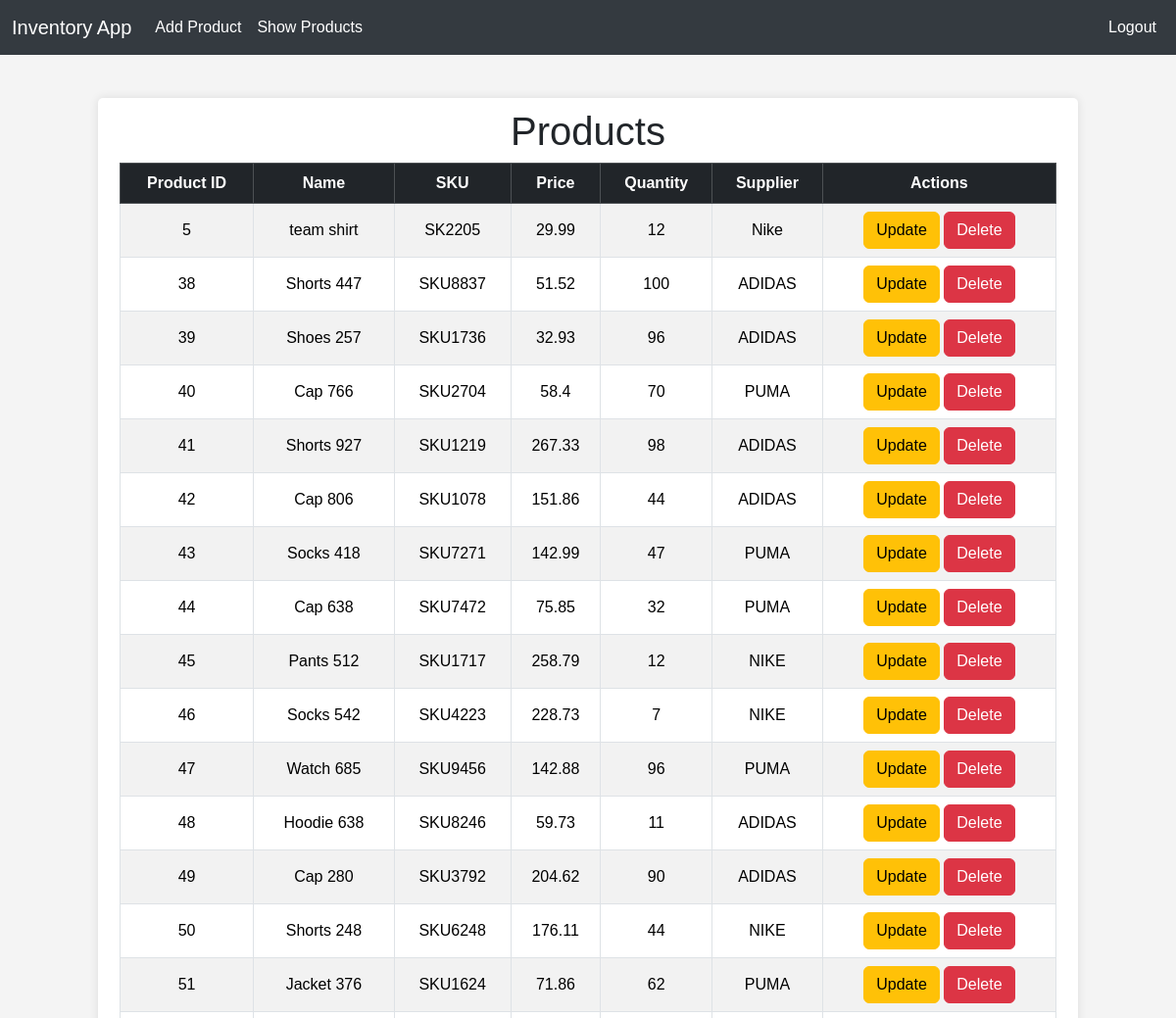
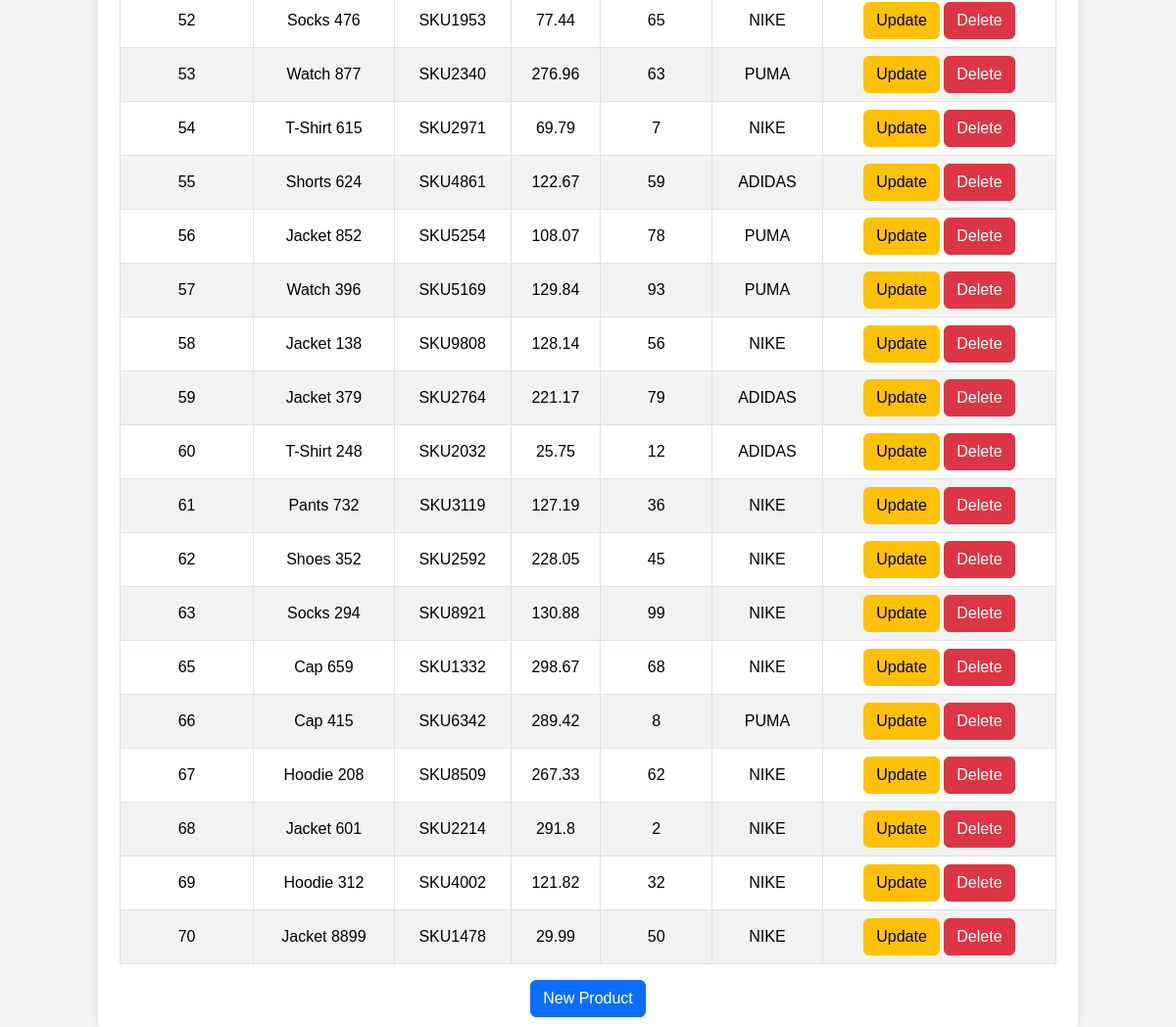
The app's page /list/ (signed in) with its own data (2 pictures, top to bottom).
### invApp/models.py (models this page shows, shortened)
class Product(models.Model):
    product_id = models.AutoField(primary_key=True)
    name = models.CharField(max_length=100)
    sku = models.CharField(max_length=50, unique=True)
    price = models.FloatField()
    quantity = models.IntegerField()
    supplier = models.CharField(max_length=100)
    owner = models.ForeignKey(User, on_delete=models.CASCADE)

### invApp/views.py (the view)
# urls.py: path('list/', views.product_list_view, name='product_list'),
@login_required
def product_list_view(request):
    products = Product.objects.filter(owner=request.user)
    return render(request, 'invApp/product_list.html', {'products': products})

### invApp/templates/invApp/product_list.html (shortened to what this page needs)
{% extends "shared/layout.html" %}
{% block content %}
    <h1 class="text-center">Products</h1>
    <div class="container-fluid table-responsive">
        <table class="table table-bordered table-striped text-center">
            <thead class="table-dark">
                <tr>
                    <th>Product ID</th>
                    <th>Name</th>
                    <th>SKU</th>
                    <th>Price</th>
                    <th>Quantity</th>
                    <th>Supplier</th>
                    <th>Actions</th>
                </tr>
            </thead>
            <tbody>
                {% for product in products %}
                    <tr>
                        <td>{{ product.product_id }}</td>
                        <td>{{ product.name }}</td>
                        <td>{{ product.sku }}</td>
                        <td>{{ product.price }}</td>
                        <td>{{ product.quantity }}</td>
                        <td>{{ product.supplier }}</td>
                        <td>
                            <a href="{% url 'product_update' product.product_id %}" class="btn btn-warning">Update</a>
                            <a href="{% url 'product_delete' product.product_id %}" class="btn btn-danger">Delete</a>
                        </td>
                    </tr>
                {% endfor %}
            </tbody>
        </table>
        <div class="text-center">
            <a href="{% url 'product_create' %}" class="btn btn-primary">New Product</a>
        </div>
    </div>
{% endblock %}

### authApp/static/styles/styles.css (style rules this page uses)
body { font-family: Arial, sans-serif; background-color: #f4f4f4; padding-top: 56px; margin: 50px; padding: 50px; display: flex; justify-content: center; align-items: center; height: 75vh; min-width: 420px; overflow-x: auto; }
.table th, .table td { vertical-align: middle; }

### records on screen
Product: product_id "5", name "team shirt", sku "SK2205", price "29.99", quantity "12", supplier "Nike"
Product: product_id "38", name "Shorts 447", sku "SKU8837", price "51.52", quantity "100", supplier "ADIDAS"
Product: product_id "39", name "Shoes 257", sku "SKU1736", price "32.93", quantity "96", supplier "ADIDAS"
Product: product_id "40", name "Cap 766", sku "SKU2704", price "58.4", quantity "70", supplier "PUMA"
Product: product_id "41", name "Shorts 927", sku "SKU1219", price "267.33", quantity "98", supplier "ADIDAS"
Product: product_id "42", name "Cap 806", sku "SKU1078", price "151.86", quantity "44", supplier "ADIDAS"
Product: product_id "43", name "Socks 418", sku "SKU7271", price "142.99", quantity "47", supplier "PUMA"
Product: product_id "44", name "Cap 638", sku "SKU7472", price "75.85", quantity "32", supplier "PUMA"
Product: product_id "45", name "Pants 512", sku "SKU1717", price "258.79", quantity "12", supplier "NIKE"
Product: product_id "46", name "Socks 542", sku "SKU4223", price "228.73", quantity "7", supplier "NIKE"
Product: product_id "47", name "Watch 685", sku "SKU9456", price "142.88", quantity "96", supplier "PUMA"
Product: product_id "48", name "Hoodie 638", sku "SKU8246", price "59.73", quantity "11", supplier "ADIDAS"
Product: product_id "49", name "Cap 280", sku "SKU3792", price "204.62", quantity "90", supplier "ADIDAS"
Product: product_id "50", name "Shorts 248", sku "SKU6248", price "176.11", quantity "44", supplier "NIKE"
Product: product_id "51", name "Jacket 376", sku "SKU1624", price "71.86", quantity "62", supplier "PUMA"
Product: product_id "52", name "Socks 476", sku "SKU1953", price "77.44", quantity "65", supplier "NIKE"
Product: product_id "53", name "Watch 877", sku "SKU2340", price "276.96", quantity "63", supplier "PUMA"
Product: product_id "54", name "T-Shirt 615", sku "SKU2971", price "69.79", quantity "7", supplier "NIKE"
Product: product_id "55", name "Shorts 624", sku "SKU4861", price "122.67", quantity "59", supplier "ADIDAS"
Product: product_id "56", name "Jacket 852", sku "SKU5254", price "108.07", quantity "78", supplier "PUMA"
Product: product_id "57", name "Watch 396", sku "SKU5169", price "129.84", quantity "93", supplier "PUMA"
Product: product_id "58", name "Jacket 138", sku "SKU9808", price "128.14", quantity "56", supplier "NIKE"
Product: product_id "59", name "Jacket 379", sku "SKU2764", price "221.17", quantity "79", supplier "ADIDAS"
Product: product_id "60", name "T-Shirt 248", sku "SKU2032", price "25.75", quantity "12", supplier "ADIDAS"
Product: product_id "61", name "Pants 732", sku "SKU3119", price "127.19", quantity "36", supplier "NIKE"
Product: product_id "62", name "Shoes 352", sku "SKU2592", price "228.05", quantity "45", supplier "NIKE"
Product: product_id "63", name "Socks 294", sku "SKU8921", price "130.88", quantity "99", supplier "NIKE"
Product: product_id "65", name "Cap 659", sku "SKU1332", price "298.67", quantity "68", supplier "NIKE"
Product: product_id "66", name "Cap 415", sku "SKU6342", price "289.42", quantity "8", supplier "PUMA"
Product: product_id "67", name "Hoodie 208", sku "SKU8509", price "267.33", quantity "62", supplier "NIKE"
Product: product_id "68", name "Jacket 601", sku "SKU2214", price "291.8", quantity "2", supplier "NIKE"
Product: product_id "69", name "Hoodie 312", sku "SKU4002", price "121.82", quantity "32", supplier "NIKE"
Product: product_id "70", name "Jacket 8899", sku "SKU1478", price "29.99", quantity "50", supplier "NIKE"
